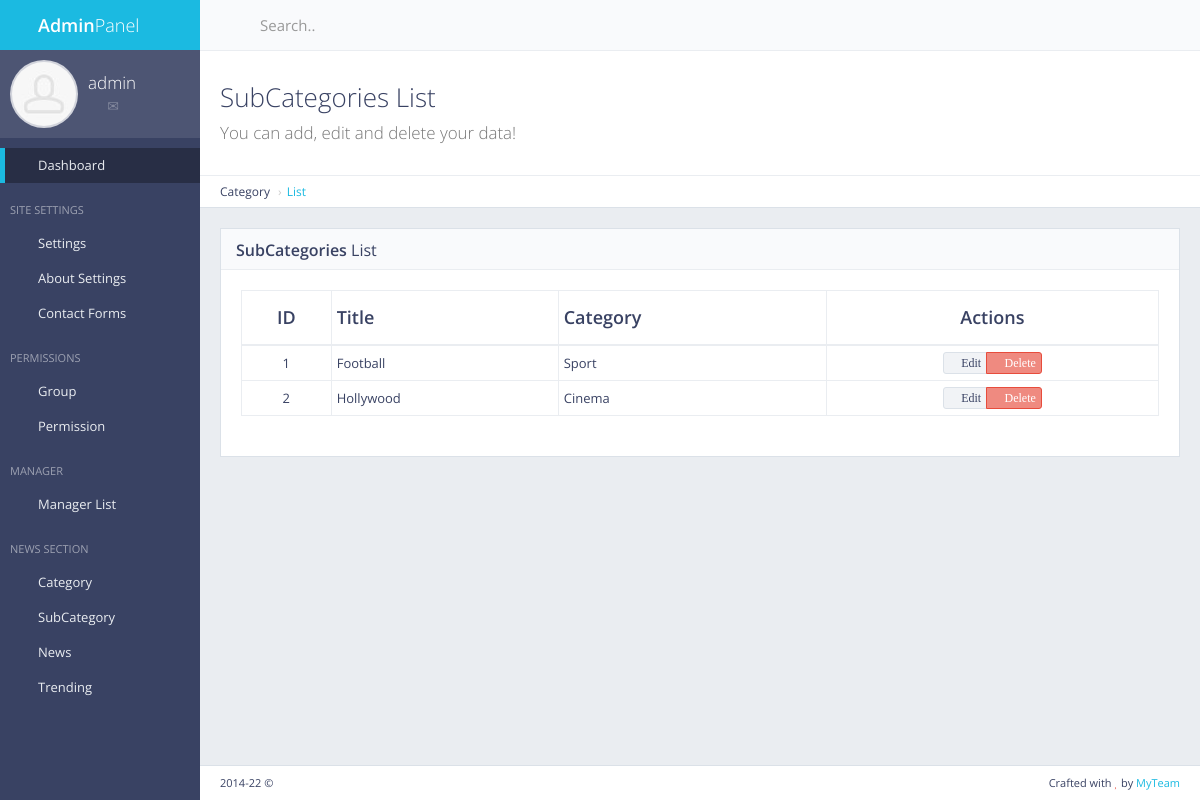
The page /panel/subcategory/list/ (signed in) on the database its author committed.
### subcat/models.py (models this page shows, shortened)
class SubCat(models.Model):
    name = models.CharField(max_length=50)
    catname = models.CharField(max_length=50)
    catid = models.IntegerField()

### subcat/views.py (the view)
# urls.py: re_path(r'panel/subcategory/list/$', views.subcat_list, name='subcat_list'),
def subcat_list(request):
    if not request.user.is_authenticated :
        return redirect('mylogin')
    subcat = SubCat.objects.all()
    return render(request, 'back/subcat_list.html', {'subcat': subcat})

### main/templatetags/extera_auth.py (called while the page is built)
@register.filter(name='has_group')
def has_group(user, group_name):
    return user.groups.filter(name=group_name).exists()

### main/templates/back/subcat_list.html (shortened to what this page needs)
{% extends 'back/master.html' %}
{% load static %}
{% block mainblock %}
    <div class="content-header">
        <div class="header-section">
            <h1>
                <i class="fa fa-table"></i>SubCategories List<br><small>You can add, edit and delete your data!</small>
            </h1>
        </div>
    </div>
    <ul class="breadcrumb breadcrumb-top">
        <li>Category</li>
        <li><a href="/panel/subcategory/list/">List</a></li>
    </ul>
    <div class="block full">
        <div class="block-title">
            <h2><strong>SubCategories</strong> List</h2>
        </div>
        <div class="table-responsive">
            <table id="example-datatable" class="table table-vcenter table-condensed table-bordered">
                <thead>
                    <tr>
                        <th class="text-center">ID</th>
                        <th>Title</th>
                        <th>Category</th>
                        <th class="text-center">Actions</th>
                    </tr>
                </thead>
                <tbody>
                    {% for cc in subcat %}
                    <tr>
                        <td class="text-center">{{ cc.pk }}</td>
                        <td>{{ cc.name }}</td>
                        <td>{{ cc.catname }}</td>
                        <td class="text-center">
                            <div class="btn-group">
                                <a href="" data-toggle="tooltip" title="Edit" class="btn btn-xs btn-default"><i class="fa fa-pencil"> Edit</i></a>
                                <a href="" data-toggle="tooltip" title="Delete" class="btn btn-xs btn-danger"><i class="fa fa-times"> Delete</i></a>
                            </div>
                        </td>
                    </tr>
                    {% endfor %}
                </tbody>
            </table>
        </div>
    </div>
{% endblock %}

### main/templates/back/master.html (shortened to what this page needs)
{% load static %}
{% load extera_auth %}
{% if user.is_authenticated%}
<!DOCTYPE html>
 <html class="no-js" lang="en">
    <head>
        <link rel="stylesheet" href="{% static 'back/css/bootstrap.min.css' %}">
        <link rel="stylesheet" href="{% static 'back/css/plugins.css' %}">
        <link rel="stylesheet" href="{% static 'back/css/main.css' %}">
        <link rel="stylesheet" href="{% static 'back/css/themes.css' %}">
    </head>
    <body>
        <div id="page-wrapper">
            <div id="page-container" class="sidebar-partial sidebar-visible-lg sidebar-no-animations">
                <div id="sidebar">
                    <div id="sidebar-scroll">
                        <div class="sidebar-content">
                            <a href="/panel" class="sidebar-brand">
                                <i class="gi gi-flash"></i><span class="sidebar-nav-mini-hide"><strong>Admin</strong>Panel</span>
                            </a>
                            <div class="sidebar-section sidebar-user clearfix sidebar-nav-mini-hide">
                                <div class="sidebar-user-avatar">
                                    <a href="page_ready_user_profile.html">
                                        <img src="{% static 'back/img/placeholders/avatars/avatar2.jpg' %}" alt="avatar">
                                    </a>
                                </div>
                                <div class="sidebar-user-name">{{ request.user }}</div>
                                <div class="sidebar-user-links">
                                    <a href="page_ready_user_profile.html" data-toggle="tooltip" data-placement="bottom" title="Profile"><i class="gi gi-user"></i></a>
                                    <a href="page_ready_inbox.html" data-toggle="tooltip" data-placement="bottom" title="Messages"><i class="gi gi-envelope"></i></a>
                                    <a href="/panel/change/pass/" class="enable-tooltip" data-placement="bottom" title="Settings" ><i class="gi gi-cogwheel"></i></a>
                                    <a href="/logout" data-toggle="tooltip" data-placement="bottom" title="Logout"><i class="gi gi-exit"></i></a>
                                </div>
                            </div>
                            <ul class="sidebar-nav">
                                <li>
                                    <a href="/panel" class=" active"><i class="gi gi-stopwatch sidebar-nav-icon"></i><span class="sidebar-nav-mini-hide">Dashboard</span></a>
                                </li>
                                {% if request.user|has_group:"masteruser" %}
                                <li class="sidebar-header">
                                    <span class="sidebar-header-options clearfix"><a href="javascript:void(0)" data-toggle="tooltip" title="Quick Settings"><i class="gi gi-settings"></i></a></span>
                                    <span class="sidebar-header-title">Site Settings</span>
                                </li>
                                <li>
                                    <a href="/panel/setting" class=" "><i class="gi gi-show_big_thumbnails sidebar-nav-icon"></i><span class="sidebar-nav-mini-hide">Settings</span></a>
                                </li>
                                <li>
                                    <a href="/panel/about/setting" class=" "><i class="gi gi-show_big_thumbnails sidebar-nav-icon"></i><span class="sidebar-nav-mini-hide">About Settings</span></a>
                                </li>
                                <li>
                                    <a href="/panel/contactform" class=" "><i class="gi gi-show_big_thumbnails sidebar-nav-icon"></i><span class="sidebar-nav-mini-hide">Contact Forms</span></a>
                                </li>
                                <li class="sidebar-header">
                                    <span class="sidebar-header-options clearfix"><a href="javascript:void(0)" data-toggle="tooltip" title="Quick Settings"><i class="gi gi-settings"></i></a></span>
                                    <span class="sidebar-header-title">Permissions</span>
                                </li>
                                <li>
                                    <a href="/panel/manager/group/" class=" "><i class="gi gi-show_big_thumbnails sidebar-nav-icon"></i><span class="sidebar-nav-mini-hide">Group</span></a>
                                </li>
                                <li>
                                    <a href="/panel/manager/perms/" class=" "><i class="gi gi-show_big_thumbnails sidebar-nav-icon"></i><span class="sidebar-nav-mini-hide">Permission</span></a>
                                </li>
                                <li class="sidebar-header">
                                    <span class="sidebar-header-options clearfix"><a href="javascript:void(0)" data-toggle="tooltip" title="Quick Settings"><i class="gi gi-settings"></i></a></span>
                                    <span class="sidebar-header-title">Manager</span>
                                </li>
                                <li>
                                    <a href="/panel/manager/list/" class=" "><i class="gi gi-show_big_thumbnails sidebar-nav-icon"></i><span class="sidebar-nav-mini-hide">Manager List</span></a>
                                </li>
                                {% endif %}
                                <li class="sidebar-header">
                                    <span class="sidebar-header-options clearfix"><a href="javascript:void(0)" data-toggle="tooltip" title="Quick Settings"><i class="gi gi-settings"></i></a></span>
                                    <span class="sidebar-header-title">News Section</span>
                                </li>
                                {% if request.user|has_group:"masteruser" %}
                                <li>
                                    <a href="#" class="sidebar-nav-menu"><i class="fa fa-angle-left sidebar-nav-indicator sidebar-nav-mini-hide"></i><i class="gi gi-show_big_thumbnails sidebar-nav-icon"></i><span class="sidebar-nav-mini-hide">Category</span></a>
                                </li>
                                <li>
                                    <a href="#" class="sidebar-nav-menu"><i class="fa fa-angle-left sidebar-nav-indicator sidebar-nav-mini-hide"></i><i class="gi gi-show_big_thumbnails sidebar-nav-icon"></i><span class="sidebar-nav-mini-hide">SubCategory</span></a>
                                </li>
                                {% endif %}
                                <li>
                                    <a href="#" class="sidebar-nav-menu"><i class="fa fa-angle-left sidebar-nav-indicator sidebar-nav-mini-hide"></i><i class="gi gi-show_big_thumbnails sidebar-nav-icon"></i><span class="sidebar-nav-mini-hide">News</span></a>
                                </li>
                                {% if request.user|has_group:"masteruser" %}
                                <li>
                                    <a href="/panel/trending" class=" "><i class="gi gi-show_big_thumbnails sidebar-nav-icon"></i><span class="sidebar-nav-mini-hide">Trending</span></a>
                                </li>
                                {% endif %}
                            </ul>
                        </div>
                    </div>
                </div>
                <div id="main-container">
                    <header class="navbar navbar-default">
                        <ul class="nav navbar-nav-custom">
                            <li>
                                <a href="javascript:void(0)" onclick="App.sidebar('toggle-sidebar');this.blur();">
                                    <i class="fa fa-bars fa-fw"></i>
                                </a>
                            </li>
                        </ul>
                        <form action="page_ready_search_results.html" method="post" class="navbar-form-custom">
                            <div class="form-group">
                                <input type="text" id="top-search" name="top-search" class="form-control" placeholder="Search..">
                            </div>
                        </form>
                    </header>
                    <div id="page-content">
                        {% block mainblock %}
                        {% endblock %}
                    </div>
                    <footer class="clearfix">
                        <div class="pull-right">
                            Crafted with <i class="fa fa-heart text-danger"></i> by <a href="#" target="_blank">MyTeam</a>
                        </div>
                        <div class="pull-left">
                            <span id="year-copy"></span> &copy;
                        </div>
                    </footer>
                </div>
            </div>
        </div>
    </body>
</html>
{% else %}
Please login
{% endif %}

### rows shown on the page
SubCat: pk "1", name "Football", catname "Sport"
SubCat: pk "2", name "Hollywood", catname "Cinema"

### other values the page prints
{{ request.user }} "admin"
